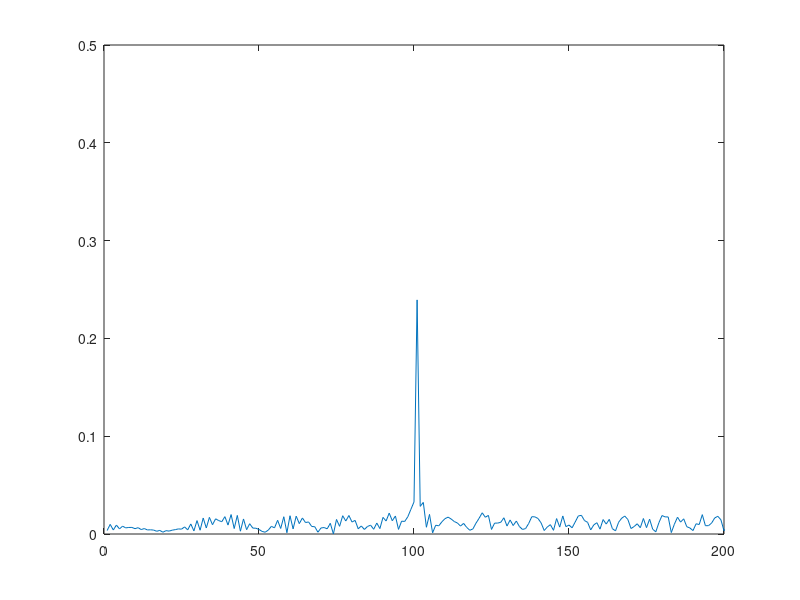
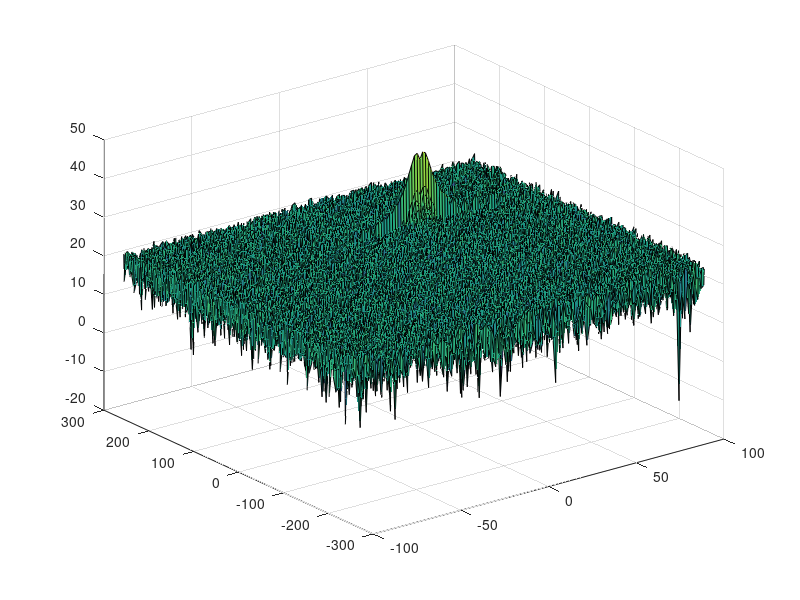

Recreate these plots in MATLAB, in order. (Note: this script raises an error after producing the figures.)
clear all
clc;

%% Radar Specifications 
%%%%%%%%%%%%%%%%%%%%%%%%%%%
% Frequency of operation = 77GHz
% Max Range = 200m
% Range Resolution = 1 m
% Max Velocity = 100 m/s
%%%%%%%%%%%%%%%%%%%%%%%%%%%

c = 3e8;
range_max = 200;
range_res = 1;

%% User Defined Range and Velocity of target
% *%TODO* :
% define the target's initial position and velocity. Note : Velocity
% remains contant

target_range = 100;
target_velocity = 30;

%% FMCW Waveform Generation

% *%TODO* :
%Design the FMCW waveform by giving the specs of each of its parameters.
% Calculate the Bandwidth (B), Chirp Time (Tchirp) and Slope (slope) of the FMCW
% chirp using the requirements above.

B = c / (2 * range_res);
Tchirp = 5.5 * 2 * range_max / c;
slope = B / Tchirp;

%Operating carrier frequency of Radar 
fc= 77e9;             %carrier freq
                                                          
%The number of chirps in one sequence. Its ideal to have 2^ value for the ease of running the FFT
%for Doppler Estimation. 
Nd=128;                   % #of doppler cells OR #of sent periods % number of chirps

%The number of samples on each chirp. 
Nr=1024;                  %for length of time OR # of range cells

% Timestamp for running the displacement scenario for every sample on each
% chirp
t=linspace(0,Nd*Tchirp,Nr*Nd); %total time for samples


%Creating the vectors for Tx, Rx and Mix based on the total samples input.
Tx=zeros(1,length(t)); %transmitted signal
Rx=zeros(1,length(t)); %received signal
Mix = zeros(1,length(t)); %beat signal

%Similar vectors for range_covered and time delay.
r_t=zeros(1,length(t));
td=zeros(1,length(t));


%% Signal generation and Moving Target simulation
% Running the radar scenario over the time. 

for i=1:length(t)         
    
    
    % *%TODO* :
    %For each time stamp update the Range of the Target for constant velocity. 
    
    % *%TODO* :
    %For each time sample we need update the transmitted and
    %received signal. 
    Tx(i) = cos(2 * pi * (fc * t(i) + slope * t(i)^2 / 2));
    
    r_t(i) = target_range + (target_velocity * t(i));
    td(i) = 2 * r_t(i) / c;
    
    Rx (i) = cos(2 * pi * (fc * (t(i)-td(i)) + slope * (t(i)-td(i))^2 /2));
    
    % *%TODO* :
    %Now by mixing the Transmit and Receive generate the beat signal
    %This is done by element wise matrix multiplication of Transmit and
    %Receiver Signal
    Mix(i) = Tx(i) .* Rx(i);
    
end

%% RANGE MEASUREMENT


 % *%TODO* :
%reshape the vector into Nr*Nd array. Nr and Nd here would also define the size of
%Range and Doppler FFT respectively.
Mix_reshaped = reshape(Mix, [Nr, Nd]);
 % *%TODO* :
%run the FFT on the beat signal along the range bins dimension (Nr) and
%normalize.
sig_fft = fft(Mix_reshaped, Nr);

% *%TODO* :
% Take the absolute value of FFT output
sig_fft = abs(sig_fft);
sig_fft = sig_fft ./ Nr;

 % *%TODO* :
% Output of FFT is double sided signal, but we are interested in only one side of the spectrum.
% Hence we throw out half of the samples.
sig_fft = sig_fft(1:Nr/2-1);

%plotting the range
%figure ('Name','Range from First FFT')
%subplot(2,1,1)

 % *%TODO* :
 % plot FFT output 

% beat_fft_freq = B *(0:(Nr/2))/Nr;   
plot(sig_fft);
axis ([0 200 0 0.5]);


%% RANGE DOPPLER RESPONSE
% The 2D FFT implementation is already provided here. This will run a 2DFFT
% on the mixed signal (beat signal) output and generate a range doppler
% map.You will implement CFAR on the generated RDM


% Range Doppler Map Generation.

% The output of the 2D FFT is an image that has reponse in the range and
% doppler FFT bins. So, it is important to convert the axis from bin sizes
% to range and doppler based on their Max values.

Mix=reshape(Mix,[Nr,Nd]);

% 2D FFT using the FFT size for both dimensions.
sig_fft2 = fft2(Mix,Nr,Nd);

% Taking just one side of signal from Range dimension.
sig_fft2 = sig_fft2(1:Nr/2,1:Nd);
sig_fft2 = fftshift (sig_fft2);
RDM = abs(sig_fft2);
RDM = 10*log10(RDM) ;

%use the surf function to plot the output of 2DFFT and to show axis in both
%dimensions
doppler_axis = linspace(-100,100,Nd);
range_axis = linspace(-200,200,Nr/2)*((Nr/2)/400);
figure,surf(doppler_axis,range_axis,RDM);

%% CFAR implementation

%Slide Window through the complete Range Doppler Map

% *%TODO* :
%Select the number of Training Cells in both the dimensions.
Tr = 15;
Td = 10;

% *%TODO* :
%Select the number of Guard Cells in both dimensions around the Cell under 
%test (CUT) for accurate estimation
Gr = 4;
Gd = 4;

% *%TODO* :
% offset the threshold by SNR value in dB
offset = 7;

% *%TODO* :
%Create a vector to store noise_level for each iteration on training cells
% noise_level = zeros(1,1);

% *%TODO* :
%design a loop such that it slides the CUT across range doppler map by
%giving margins at the edges for Training and Guard Cells.
%For every iteration sum the signal level within all the training
%cells. To sum convert the value from logarithmic to linear using db2pow
%function. Average the summed values for all of the training
%cells used. After averaging convert it back to logarithimic using pow2db.
%Further add the offset to it to determine the threshold. Next, compare the
%signal under CUT with this threshold. If the CUT level > threshold assign
%it a value of 1, else equate it to 0.
% Use RDM[x,y] as the matrix from the output of 2D FFT for implementing
% CFAR

threshold_RDM = zeros(size(RDM));

for i = 1:(Nr/2-(Gr+Tr))
    for j = 1:(Nd-(Gd+Td))
        noise_level = sum(db2pow(RDM(i:i+Tr-1, j:j+Td-1)), 'all') / (Tr*Td);
        threshold = pow2db(noise_level) + offset;
        signal = RDM(i+Tr+Gr, j+Td+Gd);
        if (signal > threshold)
            threshold_RDM(i+Tr+Gr, j+Td+Gd) = 1;
        end
    end
end

% *%TODO* :
% The process above will generate a thresholded block, which is smaller 
%than the Range Doppler Map as the CUT cannot be located at the edges of
%matrix. Hence,few cells will not be thresholded. To keep the map size same
% set those values to 0. 
% NOTE: threshold_RDM is used instead so there is no issue with the edges.

% *%TODO* :
%display the CFAR output using the Surf function like we did for Range
%Doppler Response output.
figure,surf(doppler_axis,range_axis, threshold_RDM);
colorbar;


 
 